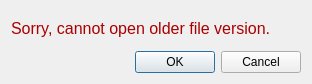
<?xml version="1.0" encoding="UTF-8"?>
<ui version="4.0">
 <class>wrongVersionDialog</class>
 <widget class="QDialog" name="wrongVersionDialog">
  <property name="geometry">
   <rect>
    <x>0</x>
    <y>0</y>
    <width>312</width>
    <height>84</height>
   </rect>
  </property>
  <property name="windowTitle">
   <string>Wrong version</string>
  </property>
  <layout class="QGridLayout" name="gridLayout">
   <item row="0" column="0">
    <widget class="QLabel" name="label">
     <property name="palette">
      <palette>
       <active>
        <colorrole role="WindowText">
         <brush brushstyle="SolidPattern">
          <color alpha="255">
           <red>170</red>
           <green>0</green>
           <blue>0</blue>
          </color>
         </brush>
        </colorrole>
       </active>
       <inactive>
        <colorrole role="WindowText">
         <brush brushstyle="SolidPattern">
          <color alpha="255">
           <red>170</red>
           <green>0</green>
           <blue>0</blue>
          </color>
         </brush>
        </colorrole>
       </inactive>
       <disabled>
        <colorrole role="WindowText">
         <brush brushstyle="SolidPattern">
          <color alpha="255">
           <red>106</red>
           <green>104</green>
           <blue>100</blue>
          </color>
         </brush>
        </colorrole>
       </disabled>
      </palette>
     </property>
     <property name="font">
      <font>
       <pointsize>12</pointsize>
      </font>
     </property>
     <property name="text">
      <string>Sorry, cannot open older file version.</string>
     </property>
    </widget>
   </item>
   <item row="1" column="0">
    <widget class="QDialogButtonBox" name="buttonBox">
     <property name="orientation">
      <enum>Qt::Horizontal</enum>
     </property>
     <property name="standardButtons">
      <set>QDialogButtonBox::Cancel|QDialogButtonBox::Ok</set>
     </property>
    </widget>
   </item>
  </layout>
 </widget>
 <resources/>
 <connections>
  <connection>
   <sender>buttonBox</sender>
   <signal>accepted()</signal>
   <receiver>wrongVersionDialog</receiver>
   <slot>accept()</slot>
   <hints>
    <hint type="sourcelabel">
     <x>248</x>
     <y>254</y>
    </hint>
    <hint type="destinationlabel">
     <x>157</x>
     <y>274</y>
    </hint>
   </hints>
  </connection>
  <connection>
   <sender>buttonBox</sender>
   <signal>rejected()</signal>
   <receiver>wrongVersionDialog</receiver>
   <slot>reject()</slot>
   <hints>
    <hint type="sourcelabel">
     <x>316</x>
     <y>260</y>
    </hint>
    <hint type="destinationlabel">
     <x>286</x>
     <y>274</y>
    </hint>
   </hints>
  </connection>
 </connections>
</ui>
